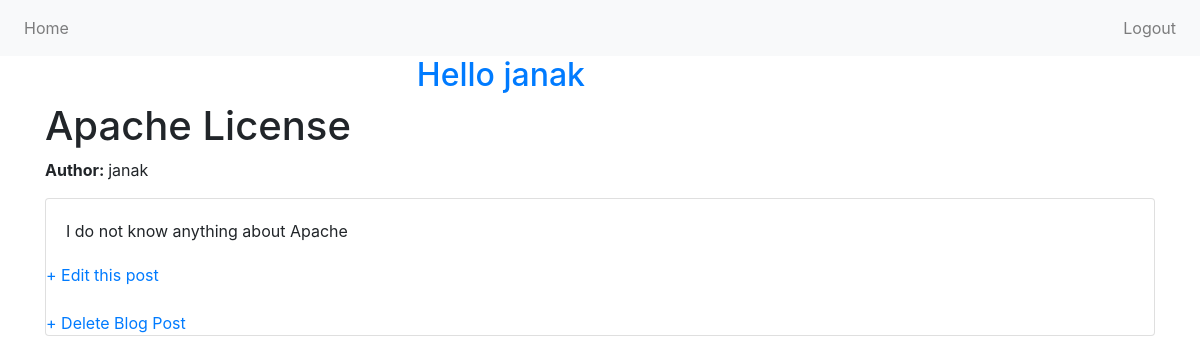
The app's page /post/2/ (signed in), older data.
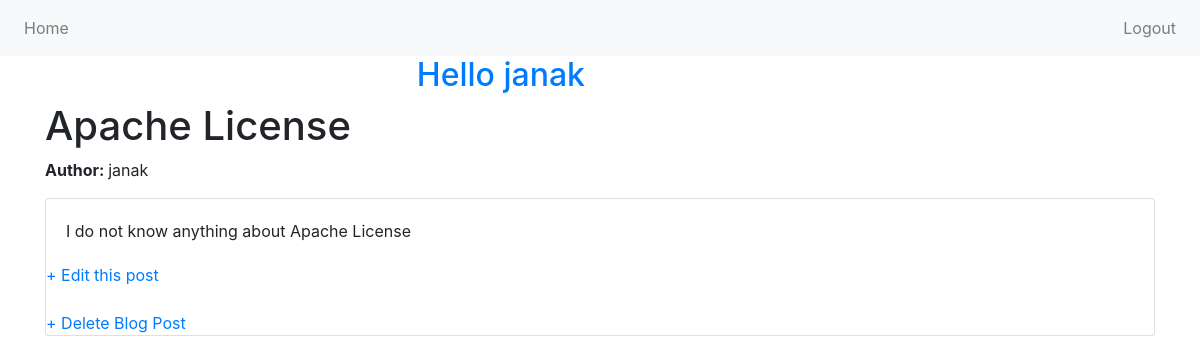
The same page, newer data.
### blog/models.py (models this page shows, shortened)
class Post(models.Model):
    title = models.CharField(max_length=200)
    author = models.ForeignKey("auth.User",on_delete=models.CASCADE,)
    body = models.TextField()

### blog/views.py (the view)
# urls.py: path("post/<int:pk>/",BlogDetailView.as_view(),
class BlogDetailView(LoginRequiredMixin,DetailView):
    model = Post
    template_name = "post_detail.html"

### templates/post_detail.html
{% extends "base.html" %}
{% block content %}
<div class="container">
    <h1>{{post.title}}</h1>
    <p><strong>Author: </strong>{{post.author}}</p>
    <div class="card mb-4">
        <div class="card-body">
            <p class="card-text">{{post.body}}</p>
        </div>
        {% if post.author == request.user %}
<a href="{% url 'post_edit' post.pk %}">+ Edit this post</a>
<br>
<a href="{% url "post_delete" post.pk %}">+ Delete Blog Post</a>
{% endif %}
    </div>
</div>
{% endblock content %}

Row changes from the older to the newer data that the page shows:
changed Post "Apache License": body "I do not know anything about Apache" → "I do not know anything about Apache License"
